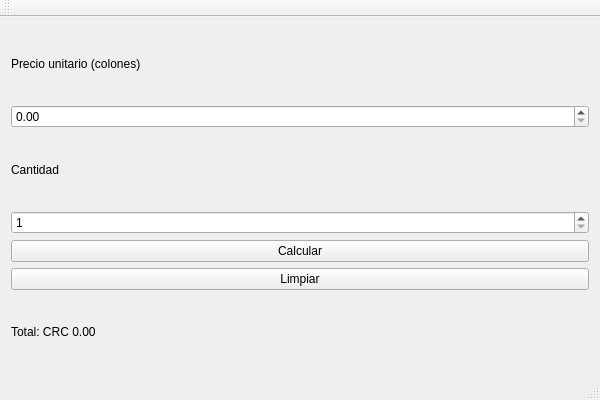
<?xml version="1.0" encoding="UTF-8"?>
<ui version="4.0">
 <class>labo6Class</class>
 <widget class="QMainWindow" name="labo6Class">
  <property name="geometry">
   <rect>
    <x>0</x>
    <y>0</y>
    <width>600</width>
    <height>400</height>
   </rect>
  </property>
  <property name="windowTitle">
   <string>labo6</string>
  </property>
  <widget class="QWidget" name="centralWidget">
   <layout class="QVBoxLayout" name="verticalLayout">
    <item>
     <widget class="QLabel" name="lblPrecio">
      <property name="text">
       <string>Precio unitario (colones)</string>
      </property>
     </widget>
    </item>
    <item>
     <widget class="QDoubleSpinBox" name="spnPrecio">
      <property name="maximum">
       <double>1000000.000000000000000</double>
      </property>
      <property name="singleStep">
       <double>100.000000000000000</double>
      </property>
     </widget>
    </item>
    <item>
     <widget class="QLabel" name="lblCantidad">
      <property name="text">
       <string>Cantidad</string>
      </property>
     </widget>
    </item>
    <item>
     <widget class="QSpinBox" name="spnCantidad">
      <property name="minimum">
       <number>1</number>
      </property>
      <property name="maximum">
       <number>1000</number>
      </property>
      <property name="value">
       <number>1</number>
      </property>
     </widget>
    </item>
    <item>
     <widget class="QPushButton" name="btnCalcular">
      <property name="text">
       <string>Calcular</string>
      </property>
     </widget>
    </item>
    <item>
     <widget class="QPushButton" name="btnLimpiar">
      <property name="text">
       <string>Limpiar</string>
      </property>
     </widget>
    </item>
    <item>
     <widget class="QLabel" name="lblTotal">
      <property name="text">
       <string>Total: CRC 0.00</string>
      </property>
     </widget>
    </item>
   </layout>
  </widget>
  <widget class="QMenuBar" name="menuBar">
   <property name="geometry">
    <rect>
     <x>0</x>
     <y>0</y>
     <width>600</width>
     <height>21</height>
    </rect>
   </property>
  </widget>
  <widget class="QToolBar" name="mainToolBar">
   <attribute name="toolBarArea">
    <enum>TopToolBarArea</enum>
   </attribute>
   <attribute name="toolBarBreak">
    <bool>false</bool>
   </attribute>
  </widget>
  <widget class="QStatusBar" name="statusBar"/>
 </widget>
 <layoutdefault spacing="6" margin="11"/>
 <resources>
  <include location="labo6.qrc"/>
 </resources>
 <connections/>
</ui>
